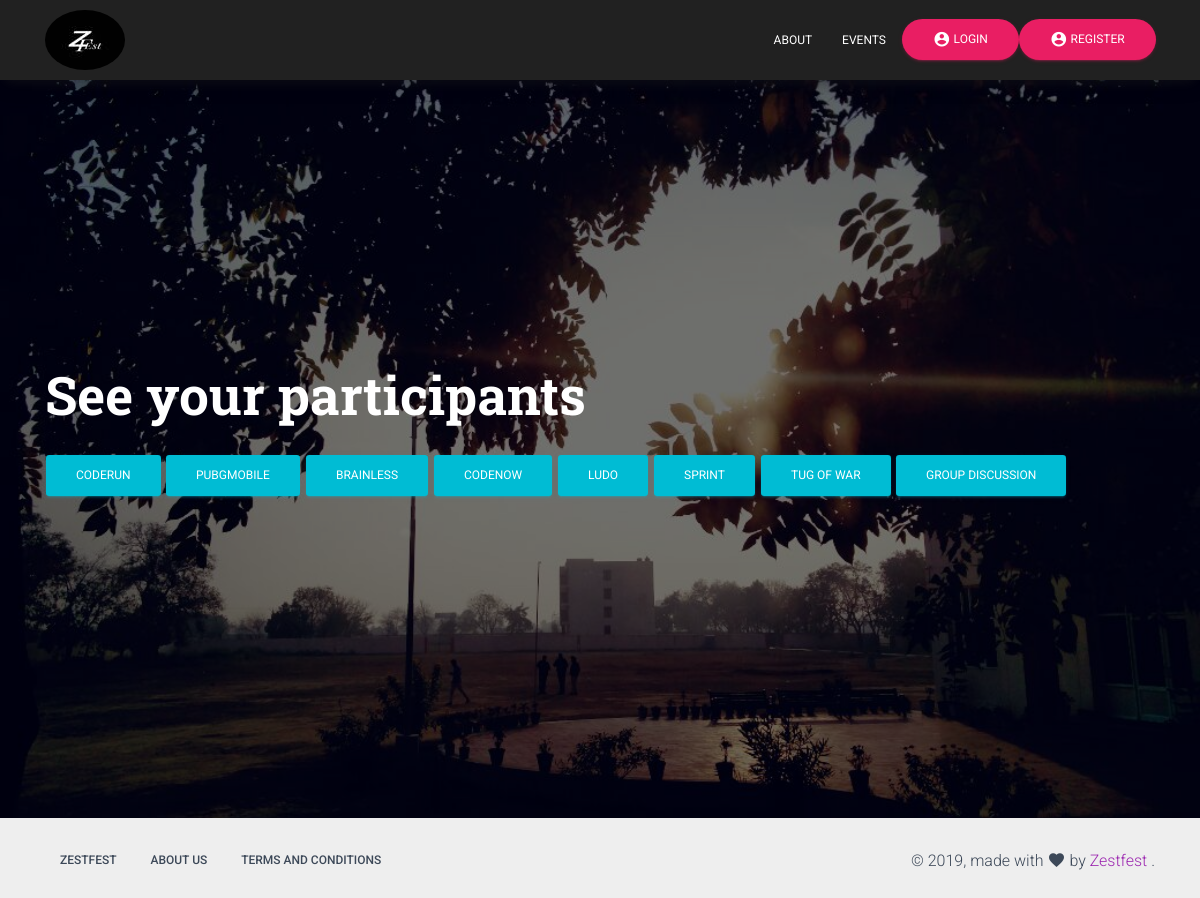
The page /events/organiser/admin1 on the database its author committed.
### events/models.py (models this page shows, shortened)
class event(models.Model):
    name = models.CharField(max_length=100)
    detail=models.TextField()
    event_organisers = models.ManyToManyField('event_organisers',blank=True)
    image=models.FileField(null=True,blank=True,upload_to="static/events/images")
    price = models.CharField(max_length=10,default = 'Free')
    date_time = models.DateTimeField(null=True)

### events/views.py (the view)
# urls.py: path("organiser/<str:email>",views.organiser_show,name="organiser"),
def organiser_show(request,email):
    event_name = event.objects.all()
    return render(request,'events/organiserp.html',{'event_name':event_name})

### events/templates/events/organiserp.html
{% extends 'comman.html' %}
{% load static %}
{% block content %}
<body class="error-page sidebar-collapse">
 <div class="page-header error-page header-filter" style="background-image: url('{% static 'img/gndu1.jpg' %}')">
    <div class="container">
      <div class="row">
        <div class="col-md-12">
          <h1 class="title">See your participants</h1>
         {% for e in event_name %}
  <a href= "{% url 'events:student' e.id  %}" class="btn btn-info">{{ e.name }}</a>
 {% endfor %}
        </div>
      </div>
    </div>
  </div>
 </body>
{% endblock %}

### rows shown on the page
event: name "CODERUN"
event: name "PUBGMOBILE"
event: name "BRAINLESS"
event: name "CODENOW"
event: name "LUDO"
event: name "SPRINT"
event: name "TUG OF WAR"
event: name "GROUP DISCUSSION"
